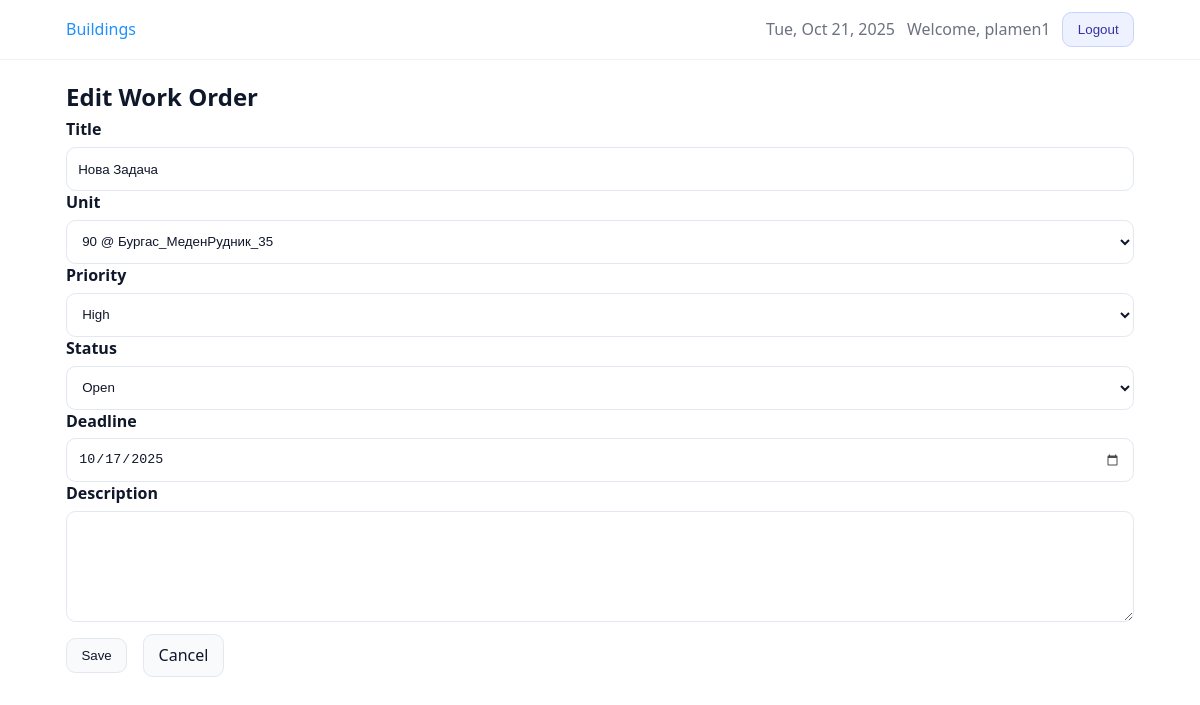
Page /work-orders/7/edit/ (signed in) on the committed database.
### core/models.py (models this page shows, shortened)
class TimeStampedModel(models.Model):
    created_at = models.DateTimeField(auto_now_add=True, db_index=True)
    updated_at = models.DateTimeField(auto_now=True)
    class Meta:
        abstract = True

class WorkOrder(TimeStampedModel):
    class Status(models.TextChoices):
        OPEN = "OPEN", "Open"
        IN_PROGRESS = "IN_PROGRESS", "In progress"
        DONE = "DONE", "Done"
    class Priority(models.TextChoices):
        LOW = "LOW", "Low"
        MEDIUM = "MEDIUM", "Medium"
        HIGH = "HIGH", "High"
    building = models.ForeignKey(
        Building,
        on_delete=models.CASCADE,
        related_name="work_orders",  # used by annotations in views
    )
    unit = models.ForeignKey(
        Unit,
        null=True,
        blank=True,
        on_delete=models.SET_NULL,
        related_name="work_orders",
    )
    title = models.CharField(max_length=255)
    description = models.TextField(blank=True)
    status = models.CharField(
        max_length=20,
        choices=Status.choices,
        default=Status.OPEN,
        db_index=True,
    )
    priority = models.CharField(
        max_length=10,
        choices=Priority.choices,
        default=Priority.MEDIUM,
        db_index=True,
    )
    deadline = models.DateField(null=False, blank=False)
    archived_at = models.DateTimeField(null=True, blank=True, db_index=True)
    objects = WorkOrderQuerySet.as_manager()
    class Meta:
        ordering = ["-created_at", "-id"]

### core/views.py (the view, shortened to what this page needs)
# urls.py: path("work-orders/<int:pk>/edit/", views.WorkOrderUpdateView.as_view(), name="work_order_update"),
class WorkOrderUpdateView(LoginRequiredMixin, UserPassesTestMixin, UpdateView):
    model = WorkOrder
    form_class = WorkOrderForm
    template_name = "core/work_order_form.html"
    def get_object(self, queryset=None):
        obj = super().get_object(queryset)
        self.building = obj.building  # lock form to this building on edit
        return obj
    def get_form_kwargs(self):
        kwargs = super().get_form_kwargs()
        kwargs["user"] = self.request.user
        kwargs["building"] = getattr(self, "building", None)
        return kwargs
    def get_context_data(self, **kwargs):
        ctx = super().get_context_data(**kwargs)
        ctx["building"] = getattr(self, "building", None)
        return ctx
    def test_func(self):
        wo = self.get_object()
        return _user_can_access_building(self.request.user, wo.building)

### core/forms.py (called while the page is built, shortened)
    @staticmethod
    def _resolve_building_id(b) -> int | None:
        if isinstance(b, Building):
            return b.pk

### core/models.py (called while the page is built)
    def __str__(self) -> str:  # pragma: no cover
        return f"{self.number} @ {self.building.name}"

### core/views.py (called while the page is built)
def _user_can_access_building(user, building: Building) -> bool:
    return user.is_staff or building.owner_id == user.id

### templates/core/work_order_form.html (shortened to what this page needs)
{% extends "base.html" %}
{% block content %}
  {% with t=form.instance.pk|yesno:"Edit Work Order,New Work Order" %}
    {% include "core/_form_layout.html" with form=form title=t subtitle="" cancel_url=cancel_url %}
  {% endwith %}
{% endblock %}

### templates/base.html (shortened to what this page needs)
{% load static %}
<!doctype html>
<html lang="en">
  <head>
    <link rel="stylesheet" href="{% static 'css/app.css' %}?v={% now 'U' %}"/>
  </head>
  <body class="{% block body_class %}{% endblock %}">
    <header style="border-bottom:1px solid #eef2f6; background:#fff;">
      <div style="max-width:1100px; margin:0 auto; padding:.75rem 1rem;">
        <div style="display:flex; justify-content:space-between; align-items:center; gap:1rem;">
          <nav style="display:flex; gap:1rem; align-items:center;" aria-label="Primary">
            {% block topbar_left %}
              <a href="{% url 'buildings_list' %}" style="text-decoration:none; color:#1e90ff;">Buildings</a>
            {% endblock %}
          </nav>
          <div style="display:flex; gap:.75rem; align-items:center; white-space:nowrap;">
            {% block topbar_right %}
              {% if user.is_authenticated %}
                <time datetime="{% now 'c' %}" style="color:#6b7280;">{% now 'D, M j, Y' %}</time>
                <span style="color:#6b7280;">Welcome, {{ user.get_full_name|default:user.username }}</span>
                <form action="{% url 'logout' %}" method="post" style="display:inline;">
                  <button type="submit" class="btn btn-secondary">Logout</button>
                </form>
              {% else %}
                <a class="btn" href="{% url 'login' %}">Login</a>
              {% endif %}
            {% endblock %}
          </div>
        </div>
      </div>
    </header>
    <main style="max-width:1100px; margin:1.25rem auto; padding:0 1rem;">
      {% block content %}{% endblock %}
    </main>
  </body>
</html>

### templates/core/_form_layout.html (shortened to what this page needs)
<h2 class="mb-1">{{ title }}</h2>
<form method="post" novalidate>
  {% for field in form.visible_fields %}
    <div class="form-row{% if field.errors %} has-errors{% endif %}">
      {% if field.field.widget.input_type == 'checkbox' %}
        <label class="checkbox">
          {{ field }} <span>{{ field.label }}</span>
        </label>
        {% if field.help_text %}<div class="help">{{ field.help_text|safe }}</div>{% endif %}
        {% if field.errors %}
          <div class="errors">{% for e in field.errors %}<div>{{ e }}</div>{% endfor %}</div>
        {% endif %}
      {% else %}
        <label for="{{ field.id_for_label }}">{{ field.label }}</label>
        {{ field }}
      {% endif %}
    </div>
  {% endfor %}
  <div class="row gap mt-2">
    <button class="btn" type="submit">Save</button>
    <a class="btn" href="{{ cancel_url|default:'javascript:history.back()' }}">Cancel</a>
  </div>
</form>

### static/css/app.css (style rules this page uses)
*, *::before, *::after { box-sizing: border-box; }
html, body { height: 100%; }
body { margin: 0; font-family: ui-sans-serif, system-ui, -apple-system, Segoe UI, Roboto, Helvetica, Arial; line-height: 1.45; color: #0f172a; background: #fff; }
a { color: #0ea5e9; text-decoration: none; }
.row { display: flex; align-items: center; }
.gap { gap: 1rem; }
.mt-2 { margin-top:.75rem }
.mb-1 { margin-bottom:.25rem }
.btn { --bg: #f8fafc; --bd: #e2e8f0; --fg: #0f172a; display:inline-flex;align-items:center;justify-content:center; padding:.55rem .9rem;border:1px solid var(--bd);border-radius:.6rem; background:var(--bg);color:var(--fg);font-weight:500;cursor:pointer;user-select:none; transition: background-color .15s ease, border-color .15s ease, color .15s ease; }
.btn-secondary { --bg:#eef2ff; --bd:#c7d2fe; --fg:#3730a3; }
label { font-weight: 600; color: #0f172a; display:inline-block; margin-bottom:.35rem; }
.input, input[type=text], input[type=password], input[type=email], input[type=tel], input[type=number], input[type=date], select, textarea { width:100%; display:block; padding:.6rem .7rem; border:1px solid #e2e8f0; border-radius:.6rem; background:#fff; color:#0f172a; outline:none; transition: border-color .15s ease, box-shadow .15s ease; box-sizing: border-box; }
.input, input[type=text], input[type=password], input[type=email], input[type=tel], input[type=number], input[type=date], select { height: 44px; line-height: 1.4; }
textarea, textarea.input { resize: vertical; min-height: 6rem; height: auto; }
.input::placeholder, input::placeholder, textarea::placeholder { color:#94a3b8; }
input[type=date] { -webkit-appearance: none; appearance: none; background-color: #fff; }

### rows in the picture
WorkOrder: visible_fields "Нова Задача" "90 @ Бургас_МеденРудник_35" "High" "Open" "10/17/2025"

### other values in the picture
{{ user.get_full_name|default:user.username }} "plamen1"
{{ title }} "Edit Work Order"
{{ field.label }} "Title" "Unit" "Priority" "Status" "Deadline" "Description"
